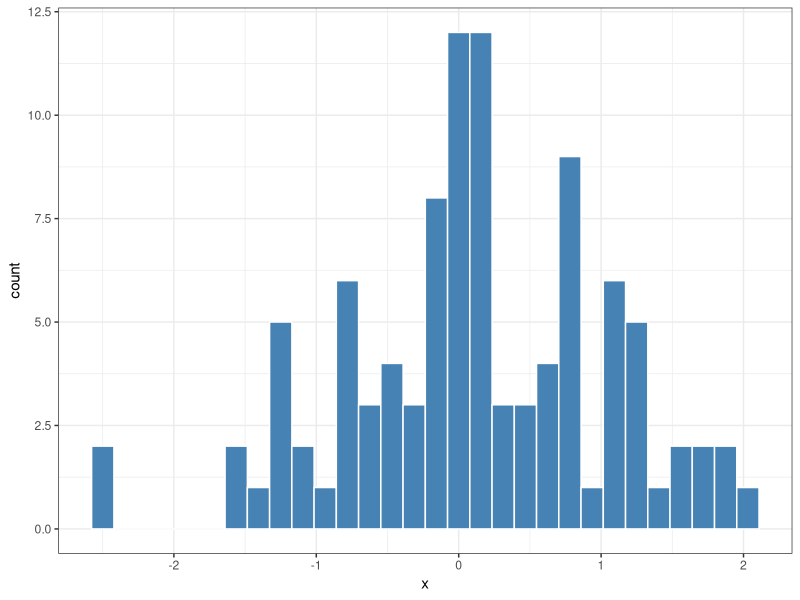

The R source for this figure:
## ---- chunk 1
#| label: intro_setup
#| echo: false
#| message: false
#| warning: false

library(ggplot2)

## ---- chunk 2
#| message: false

set.seed(4321)

x <- rnorm(100)

ggplot() +
  geom_histogram(aes(x), 
                 colour = "white",
                 fill = "steelblue") +
  theme_bw()
